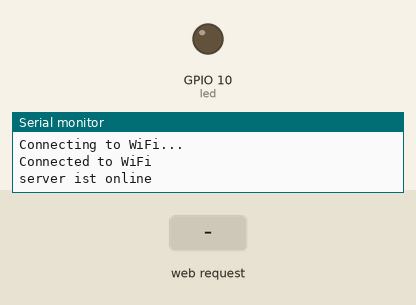
This program was run on a simulated Seeed XIAO ESP32-C3. Parts: output pins drawn as LEDs (lit = HIGH), the last lines printed to the serial monitor. The test bench sets the inputs (shaded band). WiFi joins after 1.5 s; servers stay silent unless stated.

Above: at 3.2 s.
3.3 s: HTTP request GET /sendvalues?inputField=1 received
At 4.5 s:
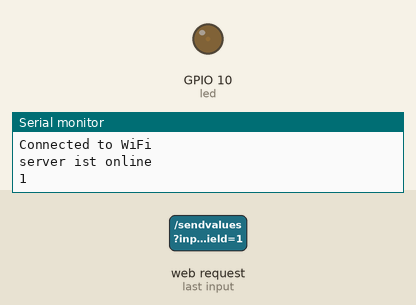
4.8 s: HTTP request GET /sendvalues?inputField=120 received
At 5.8 s:
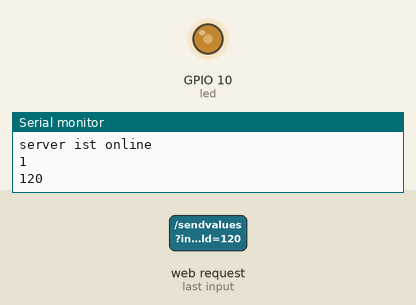
Timing chart, 0 to 7.8 s (numbered marks = the images above; inputs shaded):
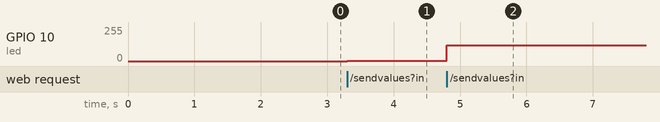

Measured:
- after the input at 3.3 s, GPIO 10 (led): 0/255 → 1/255 at once
- after the input at 4.8 s, GPIO 10 (led): 1/255 → 120/255 at once

The program:

main.cpp
```cpp
/*
        _          _ ______ _____ _____
       |_|        | |  ____|  __ \_   _|
  _ __  ___  _____| | |__  | |  | || |
 | '_ \| \ \/ / _ \ |  __| | |  | || |
 | |_) | |>  <  __/ | |____| |__| || |_
 | .__/|_/_/\_\___|_|______|_____/_____|
 | |
 |_|

https://links.pixeledi.eu
Webserver | V1.0 | 05.2024
*/

#include <Arduino.h>
#include <WiFi.h>
#include <WebServer.h>
#include "credentials.h"
#include <ESPmDNS.h>
#include <Adafruit_GFX.h>
#include <Adafruit_SSD1306.h>

WebServer server(80);
const byte led = 10;
bool changeLED=false;
int pwmvalue = 0;

void handleRoot_1()
{
  String htmlContent = "<!DOCTYPE html><html lang='de'><head><meta charset='UTF-8'><meta name='viewport' content='width=device-width, initial-scale=1.0'><title>pixelEDI</title></head><body>";
  htmlContent += "<h1>Hallo 🖖</h1>";
  htmlContent += "</body></html>";
  server.send(200, "text/html", htmlContent);
}

void handlesendvalues()
{
  String input = server.arg("inputField");
  Serial.println(input);
  server.sendHeader("Location", "/"); // Weiterleitung zur Startseite
  server.send(303);
             // 303: See Other - Weiterleitung mit GET-Methode
  pwmvalue = input.toInt();
  changeLED=true;
}

void handleRoot()
{

  String htmlContent = "<!DOCTYPE html><html lang='de'><head><meta charset='UTF-8'><meta name='viewport' content='width=device-width, initial-scale=1.0'><title>pixelEDI</title></head><body>";
  htmlContent += "<h1>Hallo 🖖</h1>";
  htmlContent += "<form method='post' action='/sendvalues'>";
  htmlContent += "<input type='range' min='0' max='255' name='inputField' onchange='updateValue(this.value)'>";
  htmlContent += "<input type='submit' value='Submit'>";
  htmlContent += "</form>";
  htmlContent += "<p>Aktueller Wert: <span id='selectedValue'>0</span></p>";
  htmlContent += "<script>function updateValue(value) { document.getElementById('selectedValue').textContent = value; }</script>";
  htmlContent += "</body></html>";
  server.send(200, "text/html", htmlContent);
}

void handlepixeledi()
{
  server.send(200, "text/plain", "hallo webserver!");
}

void setup()
{
  Serial.begin(115200);
  pinMode(led, OUTPUT);

  WiFi.begin(ssid, password);
  while (WiFi.status() != WL_CONNECTED)
  {
    delay(1000);
    Serial.println("Connecting to WiFi...");
  }
  Serial.println("Connected to WiFi");

  // Print the ESP32's IP address
  // Serial.print("ESP32 Web Server's IP address: ");
  // Serial.println(WiFi.localIP());

  if (!MDNS.begin("led")) // led.local
  {                       // epaper.local
    Serial.println("Error setting up mDNS.");
  }

  MDNS.addService("http", "tcp", 80);

  server.on("/", handleRoot);
  server.on("/pixeledi", handlepixeledi);
  server.on("/sendvalues", handlesendvalues);

  server.begin();
  Serial.println("server ist online");
}

void loop()
{
  server.handleClient();

  if(changeLED){
    changeLED=false;
    analogWrite(led, pwmvalue);
  }
}
```

credentials.h
```cpp
const char* ssid     = "mobileüberwachungseinheit";
const char* password = "achtungzugriff";
```
